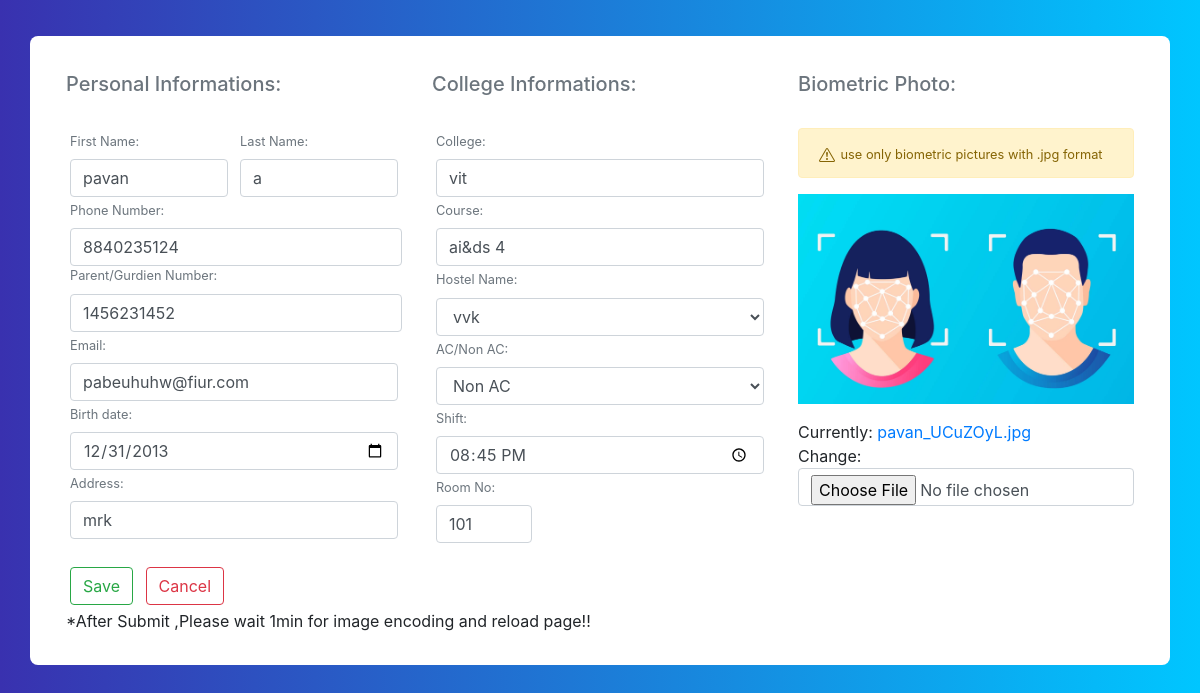
The app's page /edit_profile/8840235124/ (signed in) with its own data.
### core/models.py (models this page shows, shortened)
class Profile(models.Model):
    first_name = models.CharField(max_length=70)
    last_name = models.CharField(max_length=70)
    date = models.DateField()
    phone = models.BigIntegerField(primary_key=True)
    parentphone=models.BigIntegerField(null=True)
    email = models.EmailField()
    roomno = models.IntegerField()
    address = models.CharField(max_length=500,null=True)
    college = models.CharField(max_length=200)
    course = models.CharField(max_length=200,null=True)
    hostelname = models.CharField(choices=types,max_length=20,null=True,blank=False,default='employee')
    hosteltype=models.CharField(choices=H_types,max_length=20,null=True,blank=False,default='non_ac')
    present = models.BooleanField(default=False)
    image = models.ImageField()
    updated = models.DateTimeField(auto_now=True)
    shift = models.TimeField(default=datetime.time(20, 45))

### core/views.py (the view)
# urls.py: path('edit_profile/<int:id>/',edit_profile,name='edit_profile'),
@login_required
def edit_profile(request,id):
    profile = Profile.objects.get(pk=id)
    form = ProfileForm(instance=profile)
    try:
        if request.method == 'POST':
            form = ProfileForm(request.POST,request.FILES,instance=profile)
            if int(request.POST.get("phone"))!=profile.pk:
                messages.error(request,"Can't Change Your phone number!!")
                return redirect('profiles')
            image_path=str(profile.image)
            if form.is_valid():
                form.save()
                try:
                    encoding_image(str(int(request.POST.get("phone"))),request.FILES["image"])
                    if image_path!=str(request.FILES["image"]):
                        os.remove("media/"+image_path)
                    messages.success(request,'update image Sucessfully!')
                except:
                    messages.error(request,'update Sucessfully!')
                return redirect('profiles')
    except Exception as e:
        messages.error(request,"Try again! add photo and phoneno")
    context={'form':form}
    return render(request,'core/add_profile.html',context)

### core/templates/core/add_profile.html (shortened to what this page needs)
{% extends "core/base.html" %}
{% load static %}
{% block content %}
{% if request.user.is_superuser %}
<head>
</head>
<div class = "bckgrnd" >
<div class="container emp-profile pb-3">
    <form method="POST" action="." class="needs-validation" enctype='multipart/form-data'>
        <div class="row">
            <div class="col-md-4">
                <h5 class="text-muted">Personal Informations:</h5><br>
                <div class="d-flex justify-content-between">
                    <div class="m-1 mr-2">
                        <label class="text-muted"><small>First Name:</small></label>
                        {{ form.first_name }}
                    </div>
                    <div class="m-1">
                        <label class="text-muted"><small>Last Name:</small></label>
                        {{ form.last_name }}
                    </div>
                </div>
                <div class="ml-1">
                    <label class="text-muted"><small>Phone Number:</small></label>
                    {{ form.phone }}
                </div>
                <div class="ml-1">
                    <label class="text-muted"><small>Parent/Gurdien Number:</small></label>
                    {{ form.parentphone }}
                </div>
                <div class="m-1">
                    <label class="text-muted"><small>Email:</small></label>
                    {{ form.email }}
                </div>
                <div class="m-1">
                    <label class="text-muted"><small>Birth date:</small></label>
                    {{ form.date }}
                </div>
                <div class="m-1">
                    <label class="text-muted"><small>Address:</small></label>
                    {{ form.address }}
                </div>
            </div>
            <div class="col-md-4">
                <h5 class="text-muted">College Informations:</h5><br>
                <div class="m-1">
                    <label class="text-muted"><small>College:</small></label>
                    {{ form.college }}
                </div>
                <div class="m-1">
                    <label class="text-muted"><small>Course:</small></label>
                    {{ form.course }}
                </div>
                <div class="m-1">
                    <label class="text-muted"><small>Hostel Name:</small></label>
                    {{ form.hostelname }}
                </div>
                <div class="m-1">
                    <label class="text-muted"><small>AC/Non AC:</small></label>
                    {{ form.hosteltype }}
                </div>
                <div class="m-1">
                    <label class="text-muted"><small>Shift:</small></label>
                    {{ form.shift }}
                </div>
                <div class="m-1" style="width: 6rem;">
                    <label class="text-muted"><small>Room No:</small></label>
                    {{ form.roomno }}
                </div>
            </div>
            <div class="col-md-4">
                <h5 class="text-muted">Biometric Photo:</h5><br>
                <div>
                    <div class="alert alert-warning">
                        <small>use only biometric pictures with .jpg format</small>
                    </div>
                    <img src="{% static 'img/bio.jpg'%}" alt="" width="100%">
                </div>
                <div class="mt-3">
                    {{ form.image }}
                </div>
            </div>
        </div>
        <div class="mt-3">
            <button type="submit" class="btn btn-outline-success m-1" onclick="loading()">Save</button>
            <a href="{% url 'profiles'%}"><button type="button" class="btn btn-outline-danger m-1">Cancel</button></a>
            <p>*After Submit ,Please wait 1min for image encoding and reload page!!</p>
        </div>
    </form>
</div>
</div>
{%else%}
<center><h1>Access Denied!!!</h1></center>
{% endif %}
{% endblock content %}

### static/css/details.css (style rules this page uses)
.emp-profile { padding: 3%; margin-top: 3%; margin-bottom: 3%; border-radius: 0.5rem; background: #fff; }

### static/css/body.css (style rules this page uses)
body { background: -webkit-linear-gradient(left, #3931af, #00c6ff); }

### records on screen
Profile: first_name "pavan", last_name "a", phone "8840235124", parentphone "1456231452", email "pabeuhuhw@fiur.com", date "12/31/2013", address "mrk", college "vit", course "ai&ds 4", hostelname "vvk", hosteltype "Non AC", shift "20:45:00", roomno "101"
